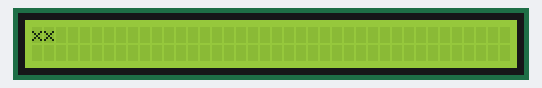
Bench run of a sketch on a simulated Arduino Uno, built with avr-gcc and run on an emulated ATmega328P. On the bench: 40×2 character LCD.

Above: at 0.21 s.
At 1.11 s:
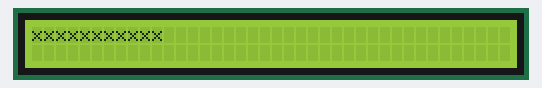
At 2.12 s:
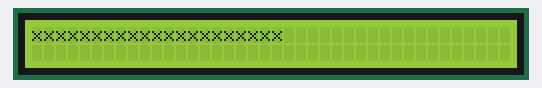
At 4.07 s:
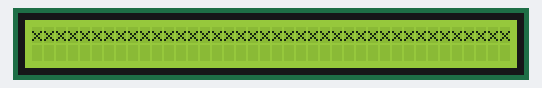
At 6.03 s:
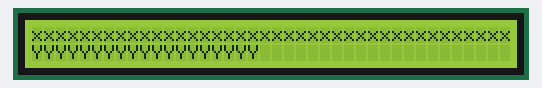
At 8.1 s:
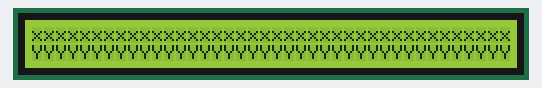

Measured:
- by itself, everything shown: repeats every 8.5 s, in 81 steps
- what the display in image 5 shows lasts 0.5 s, from 8.1 s to 8.6 s

The sketch:

i2clcd.ino
```cpp
/*  Author:        Vasco Ferraz                                               *
*  Contact:       http://vascoferraz.com/contact/                            *
*  Description:   http://vascoferraz.com/tutorials/hitachi-hd44780-lcd/      *
*****************************************************************************/

// Include the Hitachi HD44780 library
#include <LiquidCrystal.h>

// Initialize the library with the following Arduino's interface pins: 7, 6, 5, 4, 3, 2
// Number 7 means Arduino's digital I/O port number 7.
// Number 6 means Arduino's digital I/O port number 6.
// And so on... Check the schematics for more information.
LiquidCrystal lcd(7, 6, 5, 4, 3, 2);

unsigned char i; // Define variable "i" to be used in both loops

void setup()
{
// Define the number of LCD's columns and rows
lcd.begin(40,2); // For this tutorial I am using a 16x2 LCD which means that there are 16 columns and 2 rows
lcd.clear();
}


void loop()
{

// This first loop prints a sequence of "x" on the first row
for (i=0 ; i<=40 ; i++)
 {
  lcd.setCursor(i, 0); // Set the cursor to column i and row 0 (first row)
  lcd.print("x");      // Print a message to the LCD
  delay(100);          // 500ms delay
 }


// This second loop prints a sequence of "x" on the second row
for (i=0 ; i<=40 ; i++)
 {
  lcd.setCursor(i, 1); // Set the cursor to column i and row 1 (second row)
  lcd.print("Y");      // Print a message to the LCD
  delay(100);          // 500ms delay
 }
  delay(300);
  lcd.clear();         // Clear the LCD

}
```
